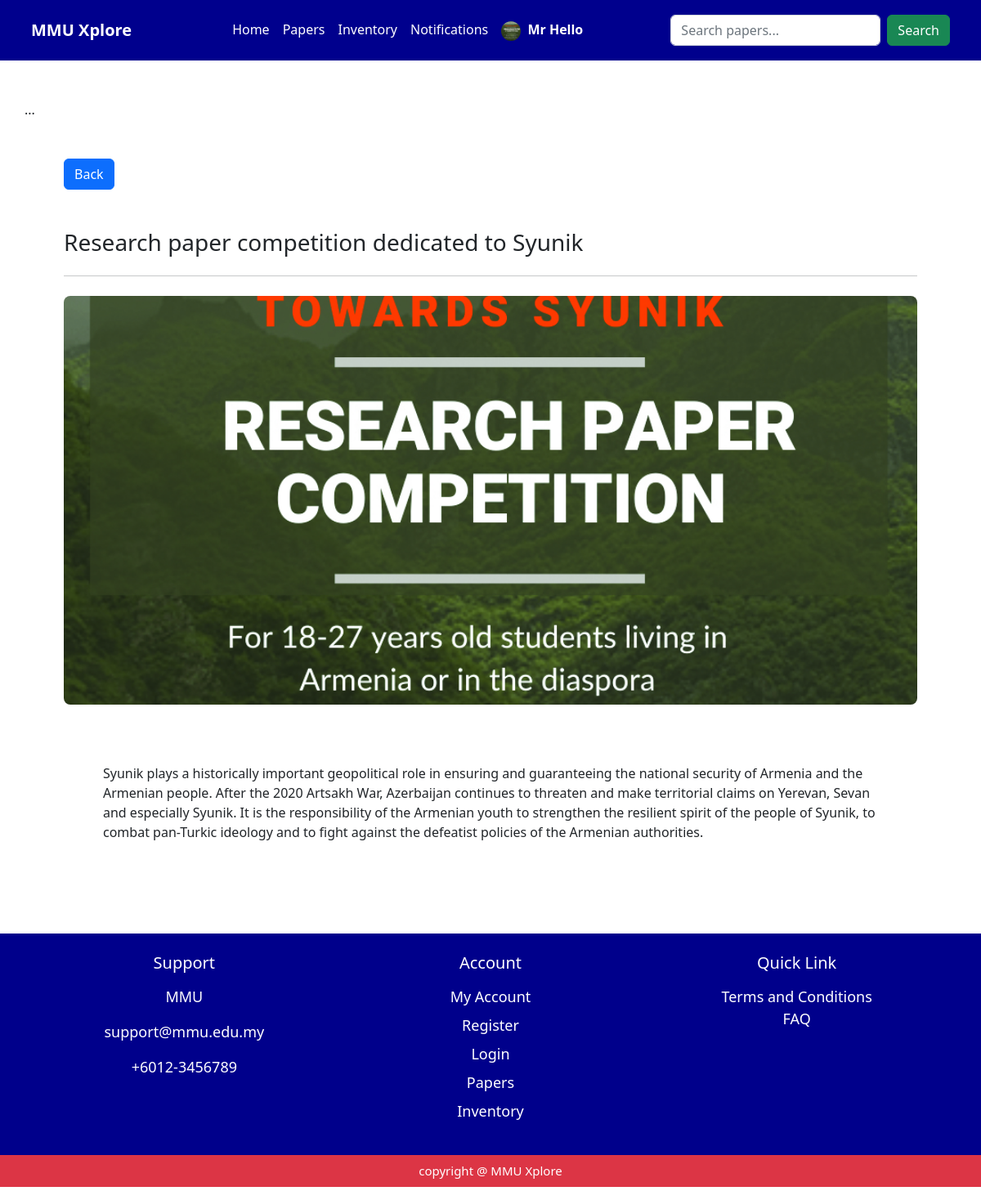
The page /view_announcements/1/ (signed in) on the database its author committed.
### myapp/models.py (models this page shows, shortened)
class User(models.Model):
     user_id = models.AutoField(primary_key=True)
     fullname = models.CharField(max_length=150 , default='unknown' , blank=True)
     university_id = models.CharField(max_length=50, unique=True , default='0000')
     email = models.EmailField(unique=True , default='unknown@example.com')
     password = models.CharField(max_length=250 , default='password')
     role = models.CharField(max_length=50, default='student')
     avatar = models.FileField(upload_to='profile/', blank=True, null=True)
     date_joined = models.DateTimeField(auto_now_add=True )

class Announcements(models.Model):
     announcement_id = models.AutoField(primary_key=True)
     announcement_title = models.CharField(max_length=200)
     announcement_desc = models.TextField()
     attachment = models.FileField(upload_to='announcements_folder/', blank=True, null=True)
     date_posted = models.DateTimeField(auto_now_add=True)

### myapp/views.py (the view)
# urls.py: path('view_announcements/<int:announcement_id>/', views.view_announcement_page, name='view_announcements'),
def view_announcement_page(request , announcement_id):
    user_name = request.session.get('user_name', 'Guest')
    announcements = Announcements.objects.filter(announcement_id=announcement_id)
    is_admin = False
    if 'user_name' != 'Guest':
        is_admin = Admin.objects.filter(user_name=user_name).exists()
    return render(request, 'view_announcement.html', {'user_name': user_name , 'announcements': announcements, 'is_admin': is_admin})

### myapp/templates/view_announcement.html (shortened to what this page needs)
<!DOCTYPE html>
<html lang="en">
<head>
    <link href="https://cdn.jsdelivr.net/npm/bootstrap@5.2.3/dist/css/bootstrap.min.css" rel="stylesheet">
</head>
<body>
    {% if user_name == 'Guest' %}
      {% include 'components/guest_navbar.html' %}
    {% elif role == 'admin' %}
      {% include 'components/admin_navbar.html' %}
    {% elif role == 'researcher' %}
      {% include 'components/researcher_navbar.html' %}
    {% elif role == 'program_coordinator' %}
      {% include 'components/coordinator_navbar.html' %}
    {% else %}
      {% include 'components/student_navbar.html' %}
    {% endif %}
<div class="container  p-5 ">
    <a class="btn btn-primary mb-5" href="{% url 'home' %}" >Back</a>
    <h3>{{ announcements.0.announcement_title }}</h3>
    <hr class="my-4">
    {% if announcements.0.attachment %}
    <img src="{{ announcements.0.attachment.url }}" style ="width: 100%;
    height: 500px; object-fit: cover; object-position: center; border-radius: 8px;" alt="Announcement Image">
        {% endif %}
    <br><br>
    <p class="p-5">{{ announcements.0.announcement_desc }}</p>
</div>
{% include 'components/footer.html' %}
</body>
</html>

### myapp/templates/components/student_navbar.html (shortened to what this page needs)
<link rel="stylesheet" href="https://cdn.jsdelivr.net/npm/bootstrap-icons@1.11.1/font/bootstrap-icons.css">
<nav class="navbar navbar-expand-lg" style="background-color: rgb(0, 0, 141);">
    <div class="container p-2">
        <a class="navbar-brand fw-bold text-white" href="/">MMU Xplore</a>
        <div class="collapse navbar-collapse" id="navbarContent">
            <ul class="navbar-nav mx-auto mb-2 mb-lg-0">
                <li class="nav-item">
                    <a class="nav-link text-white" href="/">Home</a>
                </li>
                {% if user_name != 'Guest' %}
                <li class="nav-item">
                    <a class="nav-link text-white" href="/researchpaper">Papers</a>
                </li>
                <li class="nav-item">
                    <a class="nav-link text-white" href="/inventory_page">Inventory</a>
                </li>
                <li class="nav-item">
                    <a class="nav-link text-white" href="{% url 'notification_page' %}">Notifications</a>
                </li>
                {% endif %}
                <li class="nav-item">
                    {% if user_name != 'Guest' %}
                        <a class="nav-link text-white fw-semibold" href="#" data-bs-toggle="modal" data-bs-target="#profileModal">
                            {% if user and user.avatar %}
                                <img src="{{ user.avatar.url }}" alt="Avatar" class="rounded-circle me-1" style="width: 24px; height: 24px; object-fit: cover;">
                            {% else %}
                                <i class="bi bi-person-circle me-1"></i>
                            {% endif %}
                            {{ user_name }}
                        </a>
                    {% else %}
                        <a class="nav-link text-white" href="/signup">Sign Up</a>
                    {% endif %}
                </li>
            </ul>
            <form class="d-flex" method="GET" action="{% url 'search_paper' %}">
                <input class="form-control me-2" type="search" name="search_query"
                       value="{{ search_query|default:'' }}" placeholder="Search papers..." aria-label="Search">
                <button class="btn btn-success" type="submit">Search</button>
            </form>
        </div>
    </div>
</nav>
<div class="container mt-5">
    <div class="row">
        ...
    </div>
</div>

### rows shown on the page
User: avatar (picture), fullname "Mr Hello"
Announcements: announcement_title "Research paper competition dedicated to Syunik", attachment (picture), announcement_desc "Syunik plays a historically important geopolitical role in ensuring and guaranteeing the national security of Armenia and the Armenian people. After the 2020 Artsakh War, Azerbaijan continues to threaten and make territorial claims on Yerevan, Sevan and especially Syunik. It is the responsibility of the Armenian youth to strengthen the resilient spirit of the people of Syunik, to combat pan-Turkic ideology and to fight against the defeatist policies of the Armenian authorities."
